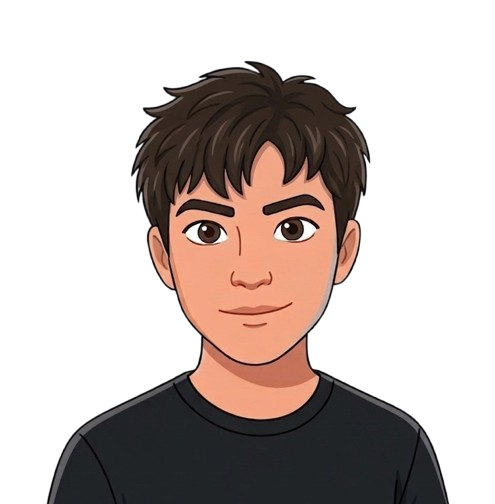
#> input picture assets/source/portrait.png, 495 x 504 px
$ python -i generate.py   (imports and definitions only)
#> lines starting #> are read from the running program, lines starting #| are printed output that depends on the picture
#> further down, picture is the input picture: PIL image 495x504 RGBA; mean R, G, B, A 41.3, 30.7, 26.9, 99.6
#!/usr/bin/env python3
"""Generate the animated GitHub profile banners.

Adapted from github.com/emmi-lili/emmi-lili (scripts/banner/generate.py).

Run from the repository root:
    python scripts/banner/generate.py

Inputs:
    assets/source/portrait.png      portrait with a transparent background
    scripts/banner/logos/*.png      logo silhouettes the portrait morphs into
Outputs:
    assets/banner-{dark,light}.svg
"""

from __future__ import annotations

import html
from pathlib import Path

import numpy as np
from PIL import Image, ImageEnhance, ImageFilter, ImageOps
from scipy.optimize import linear_sum_assignment
from scipy.spatial.distance import cdist


ROOT = Path(__file__).resolve().parents[2]
SOURCE = ROOT / "assets/source/portrait.png"
ASSETS = ROOT / "assets"
LOGOS = Path(__file__).resolve().parent / "logos"

# Order of the morph: portrait -> code -> linux -> portrait.
LOGO_ORDER = ["code", "linux"]

W, H = 1180, 610
LOOP_SECONDS = 10.9
INTRO_SECONDS = 3.2
TRAVELLER_COUNT = 900
SEED = 314159

ROWS = [
    ("Subject", "Samuel Correa"),
    ("Role", "Software Engineering Student"),
    ("Focus", "Full-Stack Development"),
    ("Status", "Learning + Building + Shipping"),
    ("Speaks", "Español (native) · English (B2)"),
    ("Core.Lang", "Java · Python · TypeScript · JavaScript"),
    ("Core.Frontend", "React · Next.js · Tailwind · HTML · CSS"),
    ("Core.Backend", "Spring Boot · Node.js · Express · Python"),
    ("Core.Database", "SQL · PostgreSQL · SQLite · Firebase"),
    ("ToolChain", "Git · GitHub · VS Code"),
    ("OS", "Windows · Linux"),
    ("Grid.GitHub", "sxmtryhard"),
    ("Grid.YouTube", "@sxmuuuu"),
]

# Muted emerald / sage greens: readable, not neon.
THEMES = {
    "dark": {
        "bg": "#0A1210",
        "panel": "#0D1714",
        "panel2": "#111D19",
        "line": "#243A32",
        "muted": "#7F958C",
        "text": "#DCE8E2",
        "portrait": "#5CC08F",
        "chrome": "#8AD4B0",
        "accent": "#5CC08F",
        "shadow": "#020504",
    },
    "light": {
        "bg": "#F6F8F7",
        "panel": "#FFFFFF",
        "panel2": "#EEF4F1",
        "line": "#C9D8D0",
        "muted": "#5F7369",
        "text": "#16231D",
        "portrait": "#1E6B48",
        "chrome": "#2F8F66",
        "accent": "#2F8F66",
        "shadow": "#A9BBB2",
    },
}


# [50 lines left out: functions load_logos, floyd_steinberg, not called in this run]


def portrait_crop(source: Image.Image) -> Image.Image:
    """Crop the subject's bounding box to the 300x340 frame aspect ratio."""
    left, top, right, bottom = source.getchannel("A").point(lambda a: 255 if a > 20 else 0).getbbox()
#> left = 46; top = 60; right = 450; bottom = 504
    aspect = 300 / 340
    width, height = right - left, bottom - top
#> width = 404; height = 444
    if width / height > aspect:
        # Too wide: keep full width, extend height downward (shoulders).
        height = round(width / aspect)
#> height = 458
    else:
        width = round(height * aspect)
    cx = (left + right) / 2
#> cx = 248
    box = (round(cx - width / 2), top, round(cx + width / 2), top + height)
#> box = (46, 60, 450, 518)
    return source.crop(box).resize((300, 340), Image.Resampling.LANCZOS)
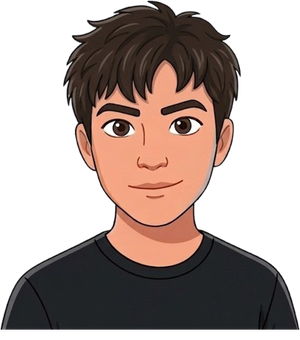
#> returned value: PIL image 300x340 RGBA; mean R, G, B, A 55.9, 41.7, 36.5, 134.3; transparent parts drawn white


# [61 lines left out: functions portrait_points, sample_logo_points, transport, not called in this run]


def num(value: float) -> str:
    return f"{value:.1f}".rstrip("0").rstrip(".")


# [23 lines left out: functions point_path, dotted_leader, not called in this run]


def text_width(text: str, font_size: float) -> float:
    """Stable monospace width used both for textLength and leader placement."""
    return len(text) * font_size * 0.605


def animate_values(points: list[np.ndarray], index: int) -> str:
    return ";".join(f"{num(p[index, 0])} {num(p[index, 1])}" for p in points)


# [199 lines left out: functions render_svg, main, not called in this run]


# [2 lines not run here, left out]

>>> from PIL import Image
>>> picture = Image.open('../../assets/source/portrait.png')
>>> result = portrait_crop(picture)
